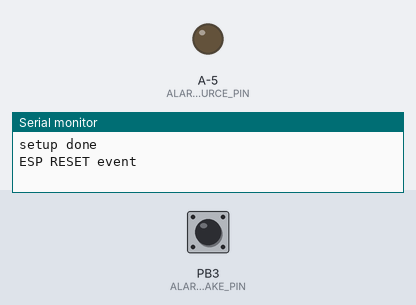
The sketch below on a simulated ATtiny85, built for the host (arithmetic inside an expression is 32-bit, double 64-bit). On the bench: output pins drawn as LEDs (lit = HIGH), the last lines printed to the serial monitor. The inputs (shaded band) are chosen by the test bench; at power-on: PB3 (ALARM_WAKE_PIN) HIGH. Pins used as bus, display or sensor lines are not drawn.

Above: at 1.7 s.
1.8 s: PB3 (ALARM_WAKE_PIN) pulled LOW for 0.15 s
At 2.8 s:
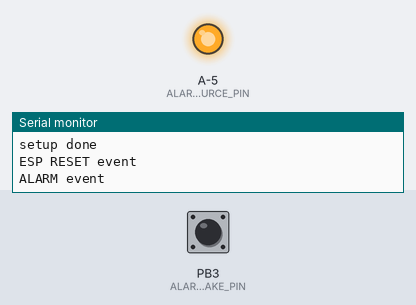
Timing chart, 0 to 4.8 s (numbered marks = the images above; inputs shaded):
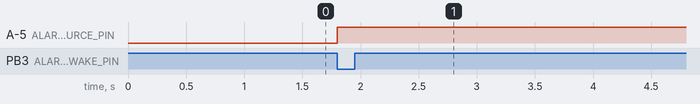

The sketch:

atmega_interrupt_router.ino
```cpp
/*
 Interrupt router to control events to ESP8266.
 Works in conjunction with ESP8266-Standalone-WifiTest

 Purpose:
 When the ESP8266 is in deep sleep, the RTC inside can wake it up
 by sending a low pulse on GPIO16. This has to be wired to the RESET
 pin on the ESP8266, waking it up.

 The question is how do we detect external alarm events and have it
 wake up an ESP8266 in deep sleep.

 This interrupt router sketch, uses an arduino to detect 2 signals going low.
 1 signal would be the GPIO16 pin from the ESP8266, this is the periodic RTC
 wake event.
 The 2nd signal is the actual ALARM event.

 The ATMEGA328 has 2 external interrupts, and we could have used 1 for each
 of the above events. (INT0, INT1, arduino digital pins 2 and 3).
 However the goal is to use an ATTINY85, which only has 1 external interrupt.

 All pins however can be configured for PCINTR, Pin Change interrupts. So this
 sketch uses a PCINTR for the ALARM event. The ALARM event pin used is arduino
 digital pin 4 or PCINT20. The PCINTRs are classified into 3 groups (groups 0,1,2)
 , each with with 1 ISR. PCINT20 is part of group 2. Hence the PCMSK2 etc.
 Ref: http://thewanderingengineer.com/2014/08/11/arduino-pin-change-interrupts

 Once an interrupt (either external or PCINTR) is detected, we set the ALARM_SOURCE_PIN
 high (if ALARM) or low (if periodic GPIO16 from ESP).

 In choosing between PCINTR and external. External interrupts have more flexibility
 and ease of use. In the attachInterrupts() call, we can specify, rising, falling or low.
 THought of using LOW for the alarm event, since if the alarm event happens to occur at the
 exact time of the ESP RTC wakeup, and we only trigger on FALLING,
 the alarm event will be missed.
 Doesn't quite work in practice, because we will end up generating repeated resets to
 the ESP if the ALARM is level sensitive. So we use FALLING for the ALARM event, but
 we make sure we sample the ALARM_EVENT pin during the periodic ESP RTC wakeup events.

 The ESP will sample this pin and know the source of the reset coming in. That way
 it knows whether it is the periodic RTC waking it up, or an actual alarm event.

 Last update: 4/16/2017
*/

#include <avr/sleep.h>
#include <avr/wdt.h>
#include <avr/power.h>
#include <avr/interrupt.h>

#define ALARM_WAKE_PIN  3
#define  ESP_WAKE_PIN 4

#define ESP_RESET_PIN 8
#define ALARM_SOURCE_PIN 9

//#define ESP_WAKE_INT 0
#define ALARM_WAKE_INT 1

#define ESP_WAKE_EVENT 0
#define ALARM_WAKE_EVENT 1

volatile byte alarm_detect = 0;

void pins_init()
{
 pinMode(ESP_WAKE_PIN, INPUT_PULLUP);//if INPUT, floating values will cause repeated PIN CHANGE interrupts
 pinMode(ALARM_WAKE_PIN, INPUT_PULLUP);

 pinMode(ESP_RESET_PIN,OUTPUT);
 pinMode(ALARM_SOURCE_PIN, OUTPUT);
}

void esp_reset() {
  digitalWrite(ESP_RESET_PIN,LOW);
  delay(500);
  digitalWrite(ESP_RESET_PIN,HIGH);
}

void alarm_wake() {
  sleep_disable();
  detachInterrupt(ALARM_WAKE_INT);
  digitalWrite(ALARM_SOURCE_PIN, ALARM_WAKE_EVENT);
  alarm_detect=1;
}

//void esp_wake() {
ISR(PCINT2_vect) {
  sleep_disable();
  //cli();adding this code causes download fails
  digitalWrite(ALARM_SOURCE_PIN, ALARM_WAKE_EVENT);

  //Handle the case where the ALARM pin gets pulled low the exact time
  //of the ESP RTC ping. Since the ALARM interrupt is set to trigger
  //on the falling edge, this ALARM event might be missed.
  //Cannot have it trigger on LOW, because it will generate repeated
  //resets to the ESP.
  if ( digitalRead(ALARM_WAKE_PIN) == 0 ) {
    alarm_detect = 1;
  } else {
    alarm_detect = 0;
  }
  //sei();
}

void setup ()
  {
  //cli();//turn of interrupts,another way compared to noInterrupts()

  pins_init();
  esp_reset();

  PCICR |= 0b00000100; //turn on port d (PCINT16 to PCINT23)
  PCMSK2 |= 0b00010000; //enable PCINT20

  Serial.begin(115200);
  Serial.println("setup done");

  //sei();//turn on interrupts,another way
}  // end of setup

void loop ()
{

  set_sleep_mode (SLEEP_MODE_PWR_DOWN);
  sleep_enable();

  // Do not interrupt before we go to sleep, or the
  // ISR will detach interrupts and we won't wake.
  noInterrupts();

  // will be called when pin  goes low
  attachInterrupt (ALARM_WAKE_INT, alarm_wake, FALLING);

  // will be called when pin  goes high to low
  //attachInterrupt (ESP_WAKE_INT, esp_wake, FALLING);

  //EIFR = bit (INTF0);  // clear flag for interrupt 0
  EIFR = bit (INTF1);  // clear flag for interrupt 1

  // turn off brown-out enable in software
  // BODS must be set to one and BODSE must be set to zero within four clock cycles
  MCUCR = bit (BODS) | bit (BODSE);
  // The BODS bit is automatically cleared after three clock cycles
  MCUCR = bit (BODS);

  //Disable ADC
   ADCSRA = 0;

  // We are guaranteed that the sleep_cpu call will be done
  // as the processor executes the next instruction after
  // interrupts are turned on.
  interrupts ();  // one cycle
  sleep_cpu ();   // one cycle

    esp_reset();
    if ( alarm_detect ) {
      digitalWrite(ALARM_SOURCE_PIN, ALARM_WAKE_EVENT);
      Serial.println("ALARM event");
    }
    else {
      digitalWrite(ALARM_SOURCE_PIN, ESP_WAKE_EVENT);
      Serial.println("ESP RESET event");
    }

  delay(500);
} // end of loop
```

Measured:
- after the input at 1.8 s, A-5 (ALARM_SOURCE_PIN): LOW → HIGH at once
